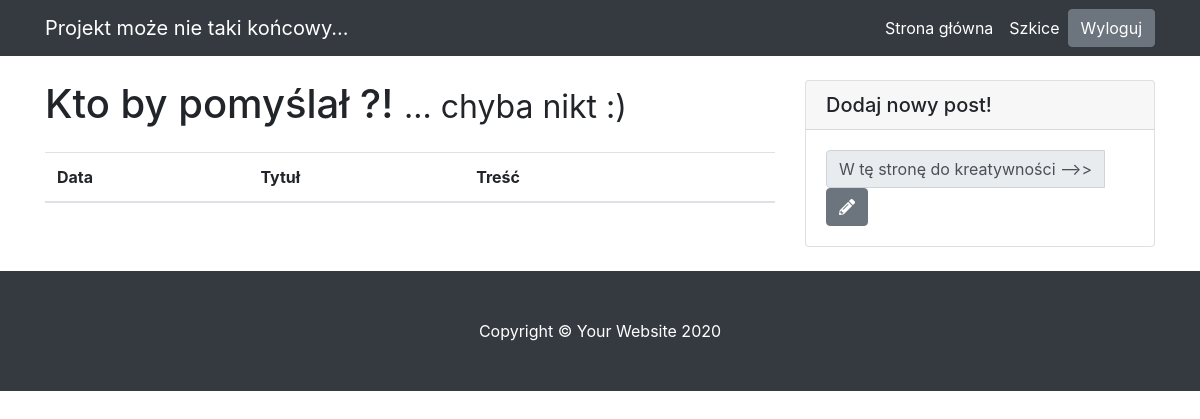
The page /drafts/ (signed in) on the database as committed earlier.
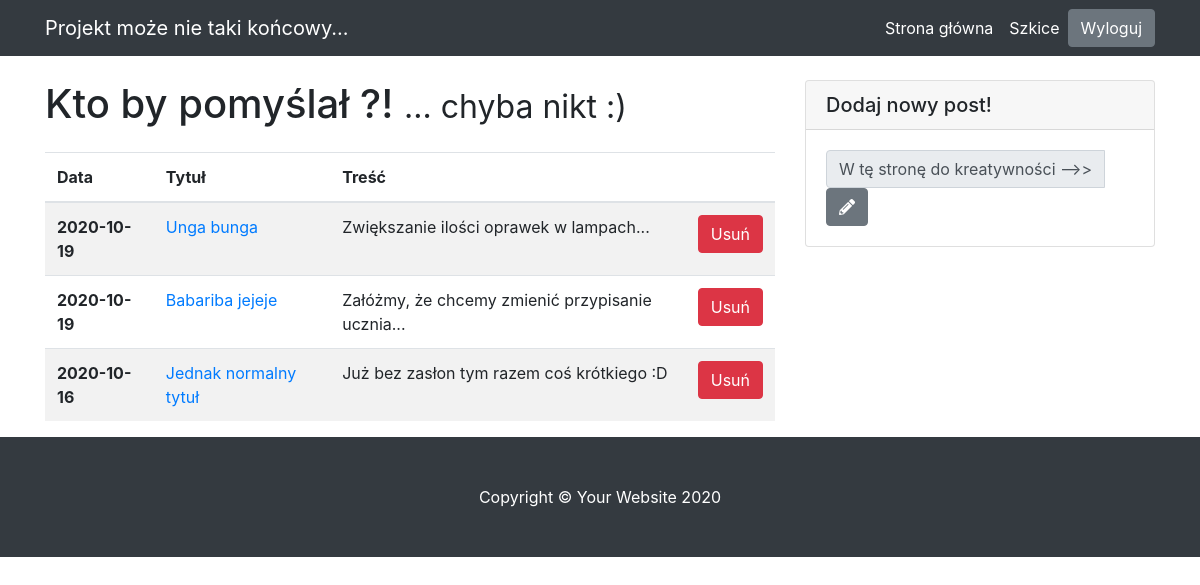
The same page on the database as committed later.
### blog/models.py (models this page shows)
class Entry(db.Model):
    id = db.Column(db.Integer, primary_key=True)
    title = db.Column(db.String(80), nullable=False)
    body = db.Column(db.Text, nullable=False)
    pub_date = db.Column(db.DateTime, nullable=False,
    default=datetime.datetime.utcnow)
    is_published = db.Column(db.Boolean, default=False)

### blog/routes.py (the view)
@app.route('/drafts/', methods=['GET', 'POST'])
@login_required
def list_drafts():
    all_drafts = Entry.query.filter_by(is_published=False).order_by(Entry.pub_date.desc())  # noqa: E501
    return render_template("drafts.html", all_drafts=all_drafts)

### blog/routes.py (called while the page is built)
def login_required(view_func):
    @functools.wraps(view_func)
    def check_permissions(*args, **kwargs):
        if session.get('logged_in'):
            return view_func(*args, **kwargs)
        return redirect(url_for('login', next=request.path))
    return check_permissions

### blog/templates/drafts.html
{% extends "base.html" %}
{% block content %}
        <table class="table table-striped">
          <thead>
            <tr>
              <th scope="col">Data</th>
              <th scope="col">Tytuł</th>
              <th scope="col">Treść</th>
              <th scope="col"></th>
            </tr>
          </thead>
          <tbody>
          {% for draft in all_drafts %}
            <tr>
              <th scope="row">{{ draft.pub_date.strftime('%Y-%m-%d') }}</th>
              <td><a href="{{ url_for('edit_entry', entry_id=draft.id) }}">{{ draft.title }}</a></td>
              <td>{{ draft.body|truncate(50)}}</td>
              <td>
                <form class="form-inline my-2 my-lg-0" action="{{ url_for('delete_entry', entry_id=draft.id) }}" method="POST">
                  <button type="submit" class="btn btn-danger">Usuń</button>
                </form>
              </td>
            </tr>
          {% endfor %}
          </tbody>
        </table>
{% endblock %}

### blog/templates/base.html (shortened to what this page needs)
<!DOCTYPE html>
<html lang="en">
<head>
  <link rel="stylesheet" href="https://stackpath.bootstrapcdn.com/bootstrap/4.3.1/css/bootstrap.min.css">
  <link href="static/blog-home.css" rel="stylesheet">
  <link rel="stylesheet" href="https://use.fontawesome.com/releases/v5.7.0/css/all.css">
</head>
<body>
  <nav class="navbar navbar-expand-lg navbar-dark bg-dark">
    <div class="container">
      <a class="navbar-brand" href="{{ url_for('homepage') }}">Projekt może nie taki końcowy...</a>
      <div class="collapse navbar-collapse" id="navbarResponsive">
        <ul class="navbar-nav ml-auto">
          <li class="nav-item active">
            <a class="nav-link" href="{{ url_for('homepage') }}">Strona główna
            </a>
          </li>
          {% if session.logged_in %}
          <li class="nav-item active">
            <a class="nav-link" href="{{ url_for('list_drafts') }}">Szkice
            </a>
          </li>
          {% endif %}
        </ul>
        {% if session.logged_in %}
            <form class="form-inline my-2 my-lg-0" action="{{ url_for('logout') }}" method="POST">
                <button class="btn btn-secondary my-2 my-sm-0" type="submit">Wyloguj</button>
            </form>
        {% else %}
            <a href="{{ url_for('login') }}" class="btn btn-secondary my-2 my-lg-0">Zaloguj</a>
        {% endif %}
      </div>
    </div>
  </nav>
  <div class="container">
    <div class="row">
      <div class="col-md-8">
        <h1 class="my-4">Kto by pomyślał ?!
          <small>... chyba nikt :)</small>
        </h1>
        {% block content %}
        {% endblock %}
      </div>
      <div class="col-md-4">
        <div class="card my-4">
          <h5 class="card-header">Dodaj nowy post!</h5>
          <div class="card-body">
            <div class="input-group">
              <div class="input-group-prepend">
                <span class="input-group-text">W tę stronę do kreatywności -->></span>
              </div>
                <a href="{{ url_for('create_entry') }}">
                <button class="btn btn-secondary" type="button" aria-label="Pencil">
                    <span class="fas fa-pencil-alt" aria-hidden="true"></span>
                </button>
                </a>
            </div>
          </div>
        </div>
      </div>
    </div>
  </div>
  <footer class="py-5 bg-dark">
    <div class="container">
      <p class="m-0 text-center text-white">Copyright &copy; Your Website 2020</p>
    </div>
  </footer>
</body>
</html>

Rows that differ between the two databases and show on the page:
added Entry: pub_date "2020-10-19", title "Unga bunga", body "Zwiększanie ilości oprawek w lampach..."
added Entry: pub_date "2020-10-19", title "Babariba jejeje", body "Załóżmy, że chcemy zmienić przypisanie ucznia..."
now on this page (row edited): Entry: pub_date "2020-10-16", title "Jednak normalny tytuł", body "Już bez zasłon tym razem coś krótkiego :D"
